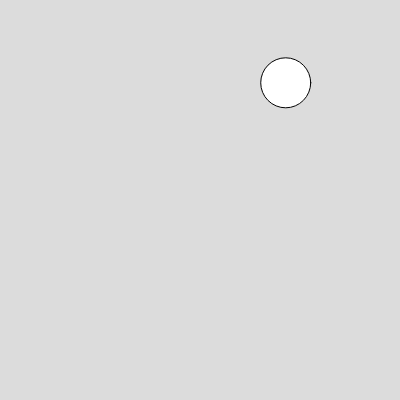
Frame 1 (no input)
Frame 60 (no input): identical to frame 1, image omitted
Frame 120 (the mouse pressed at the canvas centre since frame 60): identical to frame 1, image omitted

The p5.js sketch that drew this single still picture (run headless with seeded random() and noise() and a simulated clock; from frame 60 on, the mouse is pressed at the canvas centre):

// p5.js sketch
// ── sketch.js
function setup() {
  createCanvas(400, 400);
  background(220);
  circle(random(width), random(height),50);
}

function draw() {
}
